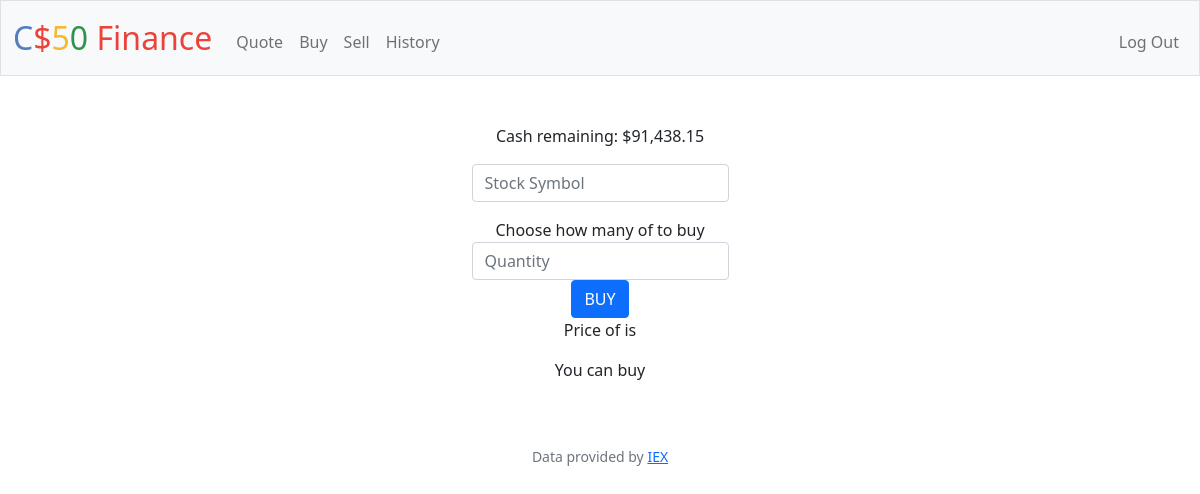
The page /buy (signed in) on the database as committed earlier.
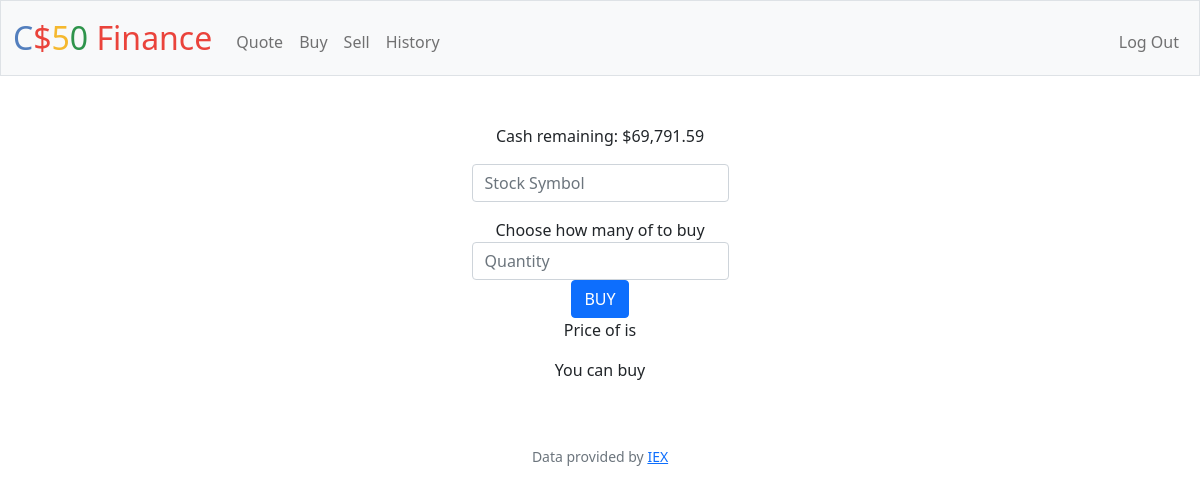
The same page on the database as committed later.
### tables this page shows
CREATE TABLE users (id INTEGER, username TEXT NOT NULL, hash TEXT NOT NULL, cash NUMERIC NOT NULL DEFAULT 10000.00, PRIMARY KEY(id));

### app.py (the view, shortened to what this page needs)
@app.route("/buy", methods=["GET", "POST"])
@login_required
def buy():
    id = session["user_id"]
    money = float(db.execute("SELECT cash FROM users WHERE id =?",id)[0]["cash"])
    if request.method == "GET":
        return render_template("buy.html", money = money)

### app.py (called while the page is built)
@app.after_request
def after_request(response):
    response.headers["Cache-Control"] = "no-cache, no-store, must-revalidate"
    response.headers["Expires"] = 0
    response.headers["Pragma"] = "no-cache"
    return response

### helpers.py (called while the page is built)
def login_required(f):
    @wraps(f)
    def decorated_function(*args, **kwargs):
        if session.get("user_id") is None:
            return redirect("/login")
        return f(*args, **kwargs)
    return decorated_function

def usd(value):
    return f"${value:,.2f}"

### templates/buy.html (shortened to what this page needs)
{% extends "layout.html" %}
{% block main %}
    <div class="container">
        <form action="/buy" method="post">
            <div class = "container">Cash remaining: {{ money | usd }}</div>
            <div class="mb-3 pt-3">
                <input autocomplete="off" autofocus class="form-control mx-auto w-auto" id="symbol" name="symbol" placeholder="Stock Symbol" type="text">
            </div>
            <label for="buy-amount">Choose how many of {{ symbol }} to buy</label>
            <input autocomplete="off" autofocus class="form-control mx-auto w-auto" id="shares" name="shares" placeholder="Quantity" type="text">
            <button class="btn btn-primary" type="submit">BUY</button>
        </form>
        {% if price %}
            <p>Price of {{ symbol }} is {{ price | usd }}</p>
        {% else %}
            <p>Price of {{ symbol }} is {{ price }}</p>
        {% endif %}
        <p>You can buy {{ count }} {{ symbol }}</p>
    </div>
{% endblock %}

Rows that differ between the two databases and show on the page:
changed users: cash "$91,438.15" → "$69,791.59"
